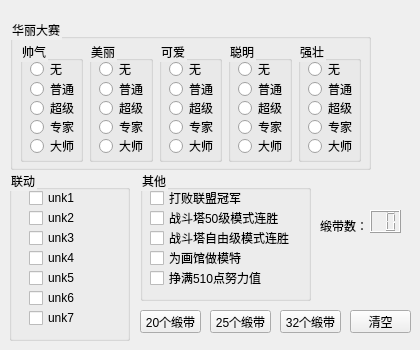
       <widget class="QWidget" name="info_ribbon">
        <attribute name="title">
         <string>缎带</string>
        </attribute>
        <widget class="QGroupBox" name="ribbon_contest">
         <property name="geometry">
          <rect>
           <x>10</x>
           <y>19</y>
           <width>361</width>
           <height>151</height>
          </rect>
         </property>
         <property name="styleSheet">
          <string notr="true">font: 9pt ;</string>
         </property>
         <property name="title">
          <string>华丽大赛</string>
         </property>
         <property name="checkable">
          <bool>false</bool>
         </property>
         <widget class="QGroupBox" name="group_b1">
          <property name="geometry">
           <rect>
            <x>10</x>
            <y>22</y>
            <width>63</width>
            <height>121</height>
           </rect>
          </property>
          <property name="title">
           <string>帅气</string>
          </property>
          <widget class="QRadioButton" name="ribbon_b1_3">
           <property name="geometry">
            <rect>
             <x>10</x>
             <y>78</y>
             <width>60</width>
             <height>16</height>
            </rect>
           </property>
           <property name="text">
            <string>专家</string>
           </property>
          </widget>
          <widget class="QRadioButton" name="ribbon_b1_0">
           <property name="geometry">
            <rect>
             <x>10</x>
             <y>20</y>
             <width>60</width>
             <height>16</height>
            </rect>
           </property>
           <property name="text">
            <string>无</string>
           </property>
           <property name="shortcut">
            <string/>
           </property>
          </widget>
          <widget class="QRadioButton" name="ribbon_b1_2">
           <property name="geometry">
            <rect>
             <x>10</x>
             <y>59</y>
             <width>60</width>
             <height>16</height>
            </rect>
           </property>
           <property name="text">
            <string>超级</string>
           </property>
          </widget>
          <widget class="QRadioButton" name="ribbon_b1_4">
           <property name="geometry">
            <rect>
             <x>10</x>
             <y>97</y>
             <width>60</width>
             <height>16</height>
            </rect>
           </property>
           <property name="text">
            <string>大师</string>
           </property>
          </widget>
          <widget class="QRadioButton" name="ribbon_b1_1">
           <property name="geometry">
            <rect>
             <x>10</x>
             <y>40</y>
             <width>60</width>
             <height>16</height>
            </rect>
           </property>
           <property name="text">
            <string>普通</string>
           </property>
          </widget>
         </widget>
         <widget class="QGroupBox" name="group_b2">
          <property name="geometry">
           <rect>
            <x>79</x>
            <y>22</y>
            <width>64</width>
            <height>121</height>
           </rect>
          </property>
          <property name="title">
           <string>美丽</string>
          </property>
          <widget class="QRadioButton" name="ribbon_b2_3">
           <property name="geometry">
            <rect>
             <x>10</x>
             <y>78</y>
             <width>60</width>
             <height>16</height>
            </rect>
           </property>
           <property name="text">
            <string>专家</string>
           </property>
          </widget>
          <widget class="QRadioButton" name="ribbon_b2_0">
           <property name="geometry">
            <rect>
             <x>10</x>
             <y>20</y>
             <width>60</width>
             <height>16</height>
            </rect>
           </property>
           <property name="text">
            <string>无</string>
           </property>
           <property name="shortcut">
            <string/>
           </property>
          </widget>
          <widget class="QRadioButton" name="ribbon_b2_2">
           <property name="geometry">
            <rect>
             <x>10</x>
             <y>59</y>
             <width>60</width>
             <height>16</height>
            </rect>
           </property>
           <property name="text">
            <string>超级</string>
           </property>
          </widget>
          <widget class="QRadioButton" name="ribbon_b2_4">
           <property name="geometry">
            <rect>
             <x>10</x>
             <y>97</y>
             <width>60</width>
             <height>16</height>
            </rect>
           </property>
           <property name="text">
            <string>大师</string>
           </property>
          </widget>
          <widget class="QRadioButton" name="ribbon_b2_1">
           <property name="geometry">
            <rect>
             <x>10</x>
             <y>40</y>
             <width>60</width>
             <height>16</height>
            </rect>
           </property>
           <property name="text">
            <string>普通</string>
           </property>
          </widget>
         </widget>
         <widget class="QGroupBox" name="group_b3">
          <property name="geometry">
           <rect>
            <x>149</x>
            <y>22</y>
            <width>63</width>
            <height>121</height>
           </rect>
          </property>
          <property name="title">
           <string>可爱</string>
          </property>
          <widget class="QRadioButton" name="ribbon_b3_3">
           <property name="geometry">
            <rect>
             <x>10</x>
             <y>78</y>
             <width>60</width>
             <height>16</height>
            </rect>
           </property>
           <property name="text">
            <string>专家</string>
           </property>
          </widget>
          <widget class="QRadioButton" name="ribbon_b3_0">
           <property name="geometry">
            <rect>
             <x>10</x>
             <y>20</y>
             <width>60</width>
             <height>16</height>
            </rect>
           </property>
           <property name="text">
            <string>无</string>
           </property>
           <property name="shortcut">
            <string/>
           </property>
          </widget>
          <widget class="QRadioButton" name="ribbon_b3_2">
           <property name="geometry">
            <rect>
             <x>10</x>
             <y>59</y>
             <width>60</width>
             <height>16</height>
            </rect>
           </property>
           <property name="text">
            <string>超级</string>
           </property>
          </widget>
          <widget class="QRadioButton" name="ribbon_b3_4">
           <property name="geometry">
            <rect>
             <x>10</x>
             <y>97</y>
             <width>60</width>
             <height>16</height>
            </rect>
           </property>
           <property name="text">
            <string>大师</string>
           </property>
          </widget>
          <widget class="QRadioButton" name="ribbon_b3_1">
           <property name="geometry">
            <rect>
             <x>10</x>
             <y>40</y>
             <width>60</width>
             <height>16</height>
            </rect>
           </property>
           <property name="text">
            <string>普通</string>
           </property>
          </widget>
         </widget>
         <widget class="QGroupBox" name="group_b4">
          <property name="geometry">
           <rect>
            <x>218</x>
            <y>22</y>
            <width>64</width>
            <height>121</height>
           </rect>
          </property>
          <property name="title">
           <string>聪明</string>
          </property>
          <widget class="QRadioButton" name="ribbon_b4_3">
           <property name="geometry">
            <rect>
             <x>10</x>
             <y>78</y>
             <width>60</width>
             <height>16</height>
            </rect>
           </property>
           <property name="text">
            <string>专家</string>
           </property>
          </widget>
          <widget class="QRadioButton" name="ribbon_b4_0">
           <property name="geometry">
            <rect>
             <x>10</x>
             <y>20</y>
             <width>60</width>
             <height>16</height>
            </rect>
           </property>
           <property name="text">
            <string>无</string>
           </property>
           <property name="shortcut">
            <string/>
           </property>
          </widget>
          <widget class="QRadioButton" name="ribbon_b4_2">
           <property name="geometry">
            <rect>
             <x>10</x>
             <y>59</y>
             <width>60</width>
             <height>16</height>
            </rect>
           </property>
           <property name="text">
            <string>超级</string>
           </property>
          </widget>
          <widget class="QRadioButton" name="ribbon_b4_4">
           <property name="geometry">
            <rect>
             <x>10</x>
             <y>97</y>
             <width>60</width>
             <height>16</height>
            </rect>
           </property>
           <property name="text">
            <string>大师</string>
           </property>
          </widget>
          <widget class="QRadioButton" name="ribbon_b4_1">
           <property name="geometry">
            <rect>
             <x>10</x>
             <y>40</y>
             <width>60</width>
             <height>16</height>
            </rect>
           </property>
           <property name="text">
            <string>普通</string>
           </property>
          </widget>
         </widget>
         <widget class="QGroupBox" name="group_b5">
          <property name="geometry">
           <rect>
            <x>288</x>
            <y>22</y>
            <width>63</width>
            <height>121</height>
           </rect>
          </property>
          <property name="title">
           <string>强壮</string>
          </property>
          <widget class="QRadioButton" name="ribbon_b5_3">
           <property name="geometry">
            <rect>
             <x>10</x>
             <y>78</y>
             <width>60</width>
             <height>16</height>
            </rect>
           </property>
           <property name="text">
            <string>专家</string>
           </property>
          </widget>
          <widget class="QRadioButton" name="ribbon_b5_0">
           <property name="geometry">
            <rect>
             <x>10</x>
             <y>20</y>
             <width>60</width>
             <height>16</height>
            </rect>
           </property>
           <property name="text">
            <string>无</string>
           </property>
           <property name="shortcut">
            <string/>
           </property>
          </widget>
          <widget class="QRadioButton" name="ribbon_b5_2">
           <property name="geometry">
            <rect>
             <x>10</x>
             <y>59</y>
             <width>60</width>
             <height>16</height>
            </rect>
           </property>
           <property name="text">
            <string>超级</string>
           </property>
          </widget>
          <widget class="QRadioButton" name="ribbon_b5_4">
           <property name="geometry">
            <rect>
             <x>10</x>
             <y>97</y>
             <width>60</width>
             <height>16</height>
            </rect>
           </property>
           <property name="text">
            <string>大师</string>
           </property>
          </widget>
          <widget class="QRadioButton" name="ribbon_b5_1">
           <property name="geometry">
            <rect>
             <x>10</x>
             <y>40</y>
             <width>60</width>
             <height>16</height>
            </rect>
           </property>
           <property name="text">
            <string>普通</string>
           </property>
          </widget>
         </widget>
        </widget>
        <widget class="QGroupBox" name="ribbon_other">
         <property name="geometry">
          <rect>
           <x>140</x>
           <y>170</y>
           <width>171</width>
           <height>131</height>
          </rect>
         </property>
         <property name="styleSheet">
          <string notr="true">font: 9pt ;</string>
         </property>
         <property name="title">
          <string>其他</string>
         </property>
         <widget class="QCheckBox" name="ribbon_other_1">
          <property name="geometry">
           <rect>
            <x>10</x>
            <y>20</y>
            <width>161</width>
            <height>16</height>
           </rect>
          </property>
          <property name="text">
           <string>打败联盟冠军</string>
          </property>
          <property name="icon">
           <iconset resource="img.qrc">
            <normaloff>:/images/ribbon_other_1.png</normaloff>:/images/ribbon_other_1.png</iconset>
          </property>
         </widget>
         <widget class="QCheckBox" name="ribbon_other_2">
          <property name="geometry">
           <rect>
            <x>10</x>
            <y>40</y>
            <width>161</width>
            <height>16</height>
           </rect>
          </property>
          <property name="text">
           <string>战斗塔50级模式连胜</string>
          </property>
          <property name="icon">
           <iconset resource="img.qrc">
            <normaloff>:/images/ribbon_other_2.png</normaloff>:/images/ribbon_other_2.png</iconset>
          </property>
         </widget>
         <widget class="QCheckBox" name="ribbon_other_3">
          <property name="geometry">
           <rect>
            <x>10</x>
            <y>60</y>
            <width>151</width>
            <height>16</height>
           </rect>
          </property>
          <property name="text">
           <string>战斗塔自由级模式连胜</string>
          </property>
          <property name="icon">
           <iconset resource="img.qrc">
            <normaloff>:/images/ribbon_other_3.png</normaloff>:/images/ribbon_other_3.png</iconset>
          </property>
         </widget>
         <widget class="QCheckBox" name="ribbon_other_4">
          <property name="geometry">
           <rect>
            <x>10</x>
            <y>80</y>
            <width>171</width>
            <height>16</height>
           </rect>
          </property>
          <property name="text">
           <string>为画馆做模特</string>
          </property>
          <property name="icon">
           <iconset resource="img.qrc">
            <normaloff>:/images/ribbon_other_4.png</normaloff>:/images/ribbon_other_4.png</iconset>
          </property>
         </widget>
         <widget class="QCheckBox" name="ribbon_other_5">
          <property name="geometry">
           <rect>
            <x>10</x>
            <y>100</y>
            <width>171</width>
            <height>16</height>
           </rect>
          </property>
          <property name="text">
           <string>挣满510点努力值</string>
          </property>
          <property name="icon">
           <iconset resource="img.qrc">
            <normaloff>:/images/ribbon_other_5.png</normaloff>:/images/ribbon_other_5.png</iconset>
          </property>
         </widget>
        </widget>
        <widget class="QGroupBox" name="ribbon_unk">
         <property name="geometry">
          <rect>
           <x>9</x>
           <y>170</y>
           <width>121</width>
           <height>171</height>
          </rect>
         </property>
         <property name="styleSheet">
          <string notr="true">font: 9pt ;</string>
         </property>
         <property name="title">
          <string>联动</string>
         </property>
         <widget class="QCheckBox" name="ribbon_unk_1">
          <property name="geometry">
           <rect>
            <x>20</x>
            <y>20</y>
            <width>71</width>
            <height>16</height>
           </rect>
          </property>
          <property name="text">
           <string>unk1</string>
          </property>
          <property name="icon">
           <iconset resource="img.qrc">
            <normaloff>:/images/ribbon_unk_1.png</normaloff>:/images/ribbon_unk_1.png</iconset>
          </property>
         </widget>
         <widget class="QCheckBox" name="ribbon_unk_2">
          <property name="geometry">
           <rect>
            <x>20</x>
            <y>40</y>
            <width>71</width>
            <height>16</height>
           </rect>
          </property>
          <property name="text">
           <string>unk2</string>
          </property>
          <property name="icon">
           <iconset resource="img.qrc">
            <normaloff>:/images/ribbon_unk_2.png</normaloff>:/images/ribbon_unk_2.png</iconset>
          </property>
         </widget>
         <widget class="QCheckBox" name="ribbon_unk_3">
          <property name="geometry">
           <rect>
            <x>20</x>
            <y>60</y>
            <width>71</width>
            <height>16</height>
           </rect>
          </property>
          <property name="text">
           <string>unk3</string>
          </property>
          <property name="icon">
           <iconset resource="img.qrc">
            <normaloff>:/images/ribbon_unk_3.png</normaloff>:/images/ribbon_unk_3.png</iconset>
          </property>
         </widget>
         <widget class="QCheckBox" name="ribbon_unk_4">
          <property name="geometry">
           <rect>
            <x>20</x>
            <y>80</y>
            <width>71</width>
            <height>16</height>
           </rect>
          </property>
          <property name="text">
           <string>unk4</string>
          </property>
          <property name="icon">
           <iconset resource="img.qrc">
            <normaloff>:/images/ribbon_unk_4.png</normaloff>:/images/ribbon_unk_4.png</iconset>
          </property>
         </widget>
         <widget class="QCheckBox" name="ribbon_unk_5">
          <property name="geometry">
           <rect>
            <x>20</x>
            <y>100</y>
            <width>71</width>
            <height>16</height>
           </rect>
          </property>
          <property name="text">
           <string>unk5</string>
          </property>
          <property name="icon">
           <iconset resource="img.qrc">
            <normaloff>:/images/ribbon_unk_5.png</normaloff>:/images/ribbon_unk_5.png</iconset>
          </property>
         </widget>
         <widget class="QCheckBox" name="ribbon_unk_6">
          <property name="geometry">
           <rect>
            <x>20</x>
            <y>120</y>
            <width>71</width>
            <height>16</height>
           </rect>
          </property>
          <property name="text">
           <string>unk6</string>
          </property>
          <property name="icon">
           <iconset resource="img.qrc">
            <normaloff>:/images/ribbon_unk_6.png</normaloff>:/images/ribbon_unk_6.png</iconset>
          </property>
         </widget>
         <widget class="QCheckBox" name="ribbon_unk_7">
          <property name="geometry">
           <rect>
            <x>20</x>
            <y>140</y>
            <width>71</width>
            <height>16</height>
           </rect>
          </property>
          <property name="text">
           <string>unk7</string>
          </property>
          <property name="icon">
           <iconset resource="img.qrc">
            <normaloff>:/images/ribbon_unk_7.png</normaloff>:/images/ribbon_unk_7.png</iconset>
          </property>
         </widget>
        </widget>
        <widget class="QPushButton" name="ribbon20">
         <property name="geometry">
          <rect>
           <x>140</x>
           <y>310</y>
           <width>61</width>
           <height>23</height>
          </rect>
         </property>
         <property name="text">
          <string>20个缎带</string>
         </property>
        </widget>
        <widget class="QPushButton" name="ribbon25">
         <property name="geometry">
          <rect>
           <x>210</x>
           <y>310</y>
           <width>61</width>
           <height>23</height>
          </rect>
         </property>
         <property name="text">
          <string>25个缎带</string>
         </property>
        </widget>
        <widget class="QPushButton" name="ribbon32">
         <property name="geometry">
          <rect>
           <x>280</x>
           <y>310</y>
           <width>61</width>
           <height>23</height>
          </rect>
         </property>
         <property name="text">
          <string>32个缎带</string>
         </property>
        </widget>
        <widget class="QPushButton" name="ribbon0">
         <property name="geometry">
          <rect>
           <x>350</x>
           <y>310</y>
           <width>61</width>
           <height>23</height>
          </rect>
         </property>
         <property name="text">
          <string>清空</string>
         </property>
        </widget>
        <widget class="QLabel" name="label_45">
         <property name="geometry">
          <rect>
           <x>320</x>
           <y>220</y>
           <width>54</width>
           <height>12</height>
          </rect>
         </property>
         <property name="text">
          <string>缎带数：</string>
         </property>
        </widget>
        <widget class="QLCDNumber" name="ribbonNum">
         <property name="geometry">
          <rect>
           <x>370</x>
           <y>210</y>
           <width>31</width>
           <height>23</height>
          </rect>
         </property>
         <property name="digitCount">
          <number>2</number>
         </property>
         <property name="mode">
          <enum>QLCDNumber::Dec</enum>
         </property>
        </widget>
       </widget>
